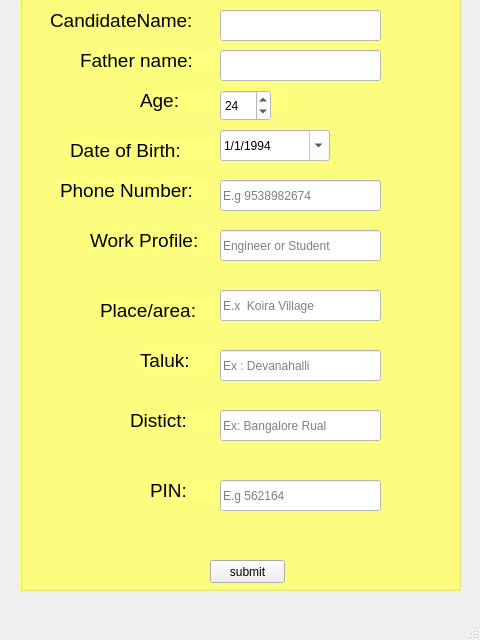
<?xml version="1.0" encoding="UTF-8"?>
<ui version="4.0">
 <class>MainWindow</class>
 <widget class="QMainWindow" name="MainWindow">
  <property name="geometry">
   <rect>
    <x>0</x>
    <y>0</y>
    <width>480</width>
    <height>640</height>
   </rect>
  </property>
  <property name="windowTitle">
   <string>MainWindow</string>
  </property>
  <widget class="QWidget" name="centralwidget">
   <widget class="QPushButton" name="submit">
    <property name="geometry">
     <rect>
      <x>210</x>
      <y>560</y>
      <width>75</width>
      <height>23</height>
     </rect>
    </property>
    <property name="text">
     <string>submit</string>
    </property>
   </widget>
   <widget class="QLabel" name="label_1">
    <property name="geometry">
     <rect>
      <x>50</x>
      <y>10</y>
      <width>151</width>
      <height>21</height>
     </rect>
    </property>
    <property name="font">
     <font>
      <pointsize>14</pointsize>
     </font>
    </property>
    <property name="text">
     <string>CandidateName:</string>
    </property>
   </widget>
   <widget class="QGroupBox" name="groupBox">
    <property name="geometry">
     <rect>
      <x>20</x>
      <y>-20</y>
      <width>441</width>
      <height>611</height>
     </rect>
    </property>
    <property name="styleSheet">
     <string notr="true">background-color: rgb(255, 255, 127);</string>
    </property>
    <property name="title">
     <string>GroupBox</string>
    </property>
    <widget class="QLineEdit" name="name1">
     <property name="geometry">
      <rect>
       <x>200</x>
       <y>30</y>
       <width>161</width>
       <height>31</height>
      </rect>
     </property>
     <property name="styleSheet">
      <string notr="true">background-color: rgb(255, 255, 255);</string>
     </property>
     <property name="placeholderText">
      <string/>
     </property>
    </widget>
    <widget class="QLabel" name="label_2">
     <property name="geometry">
      <rect>
       <x>60</x>
       <y>70</y>
       <width>151</width>
       <height>21</height>
      </rect>
     </property>
     <property name="font">
      <font>
       <pointsize>14</pointsize>
      </font>
     </property>
     <property name="text">
      <string>Father name:</string>
     </property>
    </widget>
    <widget class="QLabel" name="label_3">
     <property name="geometry">
      <rect>
       <x>120</x>
       <y>110</y>
       <width>151</width>
       <height>21</height>
      </rect>
     </property>
     <property name="font">
      <font>
       <pointsize>14</pointsize>
      </font>
     </property>
     <property name="text">
      <string>Age:</string>
     </property>
    </widget>
    <widget class="QLabel" name="label_4">
     <property name="geometry">
      <rect>
       <x>50</x>
       <y>160</y>
       <width>151</width>
       <height>21</height>
      </rect>
     </property>
     <property name="font">
      <font>
       <pointsize>14</pointsize>
      </font>
     </property>
     <property name="text">
      <string>Date of Birth:</string>
     </property>
    </widget>
    <widget class="QLabel" name="label_5">
     <property name="geometry">
      <rect>
       <x>80</x>
       <y>320</y>
       <width>151</width>
       <height>21</height>
      </rect>
     </property>
     <property name="font">
      <font>
       <pointsize>14</pointsize>
      </font>
     </property>
     <property name="text">
      <string>Place/area:</string>
     </property>
    </widget>
    <widget class="QLabel" name="label_6">
     <property name="geometry">
      <rect>
       <x>40</x>
       <y>200</y>
       <width>151</width>
       <height>21</height>
      </rect>
     </property>
     <property name="font">
      <font>
       <pointsize>14</pointsize>
      </font>
     </property>
     <property name="text">
      <string>Phone Number:</string>
     </property>
    </widget>
    <widget class="QLineEdit" name="fname">
     <property name="geometry">
      <rect>
       <x>200</x>
       <y>70</y>
       <width>161</width>
       <height>31</height>
      </rect>
     </property>
     <property name="styleSheet">
      <string notr="true">background-color: rgb(255, 255, 255);</string>
     </property>
     <property name="placeholderText">
      <string/>
     </property>
    </widget>
    <widget class="QLineEdit" name="phno">
     <property name="geometry">
      <rect>
       <x>200</x>
       <y>200</y>
       <width>161</width>
       <height>31</height>
      </rect>
     </property>
     <property name="styleSheet">
      <string notr="true">
background-color: rgb(255, 255, 255);</string>
     </property>
     <property name="maxLength">
      <number>999999999</number>
     </property>
     <property name="placeholderText">
      <string>E.g 9538982674</string>
     </property>
    </widget>
    <widget class="QDateEdit" name="dob">
     <property name="geometry">
      <rect>
       <x>200</x>
       <y>150</y>
       <width>110</width>
       <height>31</height>
      </rect>
     </property>
     <property name="styleSheet">
      <string notr="true">background-color: rgb(255, 255, 255);</string>
     </property>
     <property name="maximumDate">
      <date>
       <year>2000</year>
       <month>12</month>
       <day>31</day>
      </date>
     </property>
     <property name="minimumDate">
      <date>
       <year>1994</year>
       <month>1</month>
       <day>1</day>
      </date>
     </property>
     <property name="displayFormat">
      <string>d/M/yyyy</string>
     </property>
     <property name="calendarPopup">
      <bool>true</bool>
     </property>
     <property name="date">
      <date>
       <year>1994</year>
       <month>1</month>
       <day>1</day>
      </date>
     </property>
    </widget>
    <widget class="QSpinBox" name="age">
     <property name="geometry">
      <rect>
       <x>200</x>
       <y>110</y>
       <width>51</width>
       <height>31</height>
      </rect>
     </property>
     <property name="styleSheet">
      <string notr="true">background-color: rgb(255, 255, 255);</string>
     </property>
     <property name="minimum">
      <number>10</number>
     </property>
     <property name="maximum">
      <number>63</number>
     </property>
     <property name="singleStep">
      <number>1</number>
     </property>
     <property name="value">
      <number>24</number>
     </property>
    </widget>
    <widget class="QLineEdit" name="place">
     <property name="geometry">
      <rect>
       <x>200</x>
       <y>310</y>
       <width>161</width>
       <height>31</height>
      </rect>
     </property>
     <property name="styleSheet">
      <string notr="true">background-color: rgb(255, 255, 255);</string>
     </property>
     <property name="placeholderText">
      <string>E.x  Koira Village</string>
     </property>
    </widget>
    <widget class="QLabel" name="label_7">
     <property name="geometry">
      <rect>
       <x>120</x>
       <y>370</y>
       <width>151</width>
       <height>21</height>
      </rect>
     </property>
     <property name="font">
      <font>
       <pointsize>14</pointsize>
      </font>
     </property>
     <property name="text">
      <string>Taluk:</string>
     </property>
    </widget>
    <widget class="QLineEdit" name="Taluk">
     <property name="geometry">
      <rect>
       <x>200</x>
       <y>370</y>
       <width>161</width>
       <height>31</height>
      </rect>
     </property>
     <property name="styleSheet">
      <string notr="true">background-color: rgb(255, 255, 255);</string>
     </property>
     <property name="placeholderText">
      <string>Ex : Devanahalli</string>
     </property>
    </widget>
    <widget class="QLineEdit" name="distict">
     <property name="geometry">
      <rect>
       <x>200</x>
       <y>430</y>
       <width>161</width>
       <height>31</height>
      </rect>
     </property>
     <property name="styleSheet">
      <string notr="true">background-color: rgb(255, 255, 255);</string>
     </property>
     <property name="placeholderText">
      <string>Ex: Bangalore Rual</string>
     </property>
    </widget>
    <widget class="QLabel" name="label_8">
     <property name="geometry">
      <rect>
       <x>110</x>
       <y>430</y>
       <width>151</width>
       <height>21</height>
      </rect>
     </property>
     <property name="font">
      <font>
       <pointsize>14</pointsize>
      </font>
     </property>
     <property name="text">
      <string>Distict:</string>
     </property>
    </widget>
    <widget class="QLabel" name="label_9">
     <property name="geometry">
      <rect>
       <x>130</x>
       <y>500</y>
       <width>151</width>
       <height>21</height>
      </rect>
     </property>
     <property name="font">
      <font>
       <pointsize>14</pointsize>
      </font>
     </property>
     <property name="text">
      <string>PIN:</string>
     </property>
    </widget>
    <widget class="QLineEdit" name="pin">
     <property name="geometry">
      <rect>
       <x>200</x>
       <y>500</y>
       <width>161</width>
       <height>31</height>
      </rect>
     </property>
     <property name="styleSheet">
      <string notr="true">background-color: rgb(255, 255, 255);</string>
     </property>
     <property name="placeholderText">
      <string>E.g 562164</string>
     </property>
    </widget>
    <widget class="QLineEdit" name="fname_2">
     <property name="geometry">
      <rect>
       <x>200</x>
       <y>250</y>
       <width>161</width>
       <height>31</height>
      </rect>
     </property>
     <property name="styleSheet">
      <string notr="true">background-color: rgb(255, 255, 255);</string>
     </property>
     <property name="placeholderText">
      <string>Engineer or Student </string>
     </property>
    </widget>
    <widget class="QLabel" name="label_10">
     <property name="geometry">
      <rect>
       <x>70</x>
       <y>250</y>
       <width>151</width>
       <height>21</height>
      </rect>
     </property>
     <property name="font">
      <font>
       <pointsize>14</pointsize>
      </font>
     </property>
     <property name="text">
      <string>Work Profile:</string>
     </property>
    </widget>
    <zorder>label_8</zorder>
    <zorder>name1</zorder>
    <zorder>label_2</zorder>
    <zorder>label_3</zorder>
    <zorder>label_4</zorder>
    <zorder>label_5</zorder>
    <zorder>label_6</zorder>
    <zorder>fname</zorder>
    <zorder>phno</zorder>
    <zorder>dob</zorder>
    <zorder>age</zorder>
    <zorder>place</zorder>
    <zorder>label_7</zorder>
    <zorder>Taluk</zorder>
    <zorder>distict</zorder>
    <zorder>label_9</zorder>
    <zorder>pin</zorder>
    <zorder>label_10</zorder>
    <zorder>fname_2</zorder>
   </widget>
   <zorder>groupBox</zorder>
   <zorder>submit</zorder>
   <zorder>label_1</zorder>
  </widget>
  <widget class="QMenuBar" name="menubar">
   <property name="geometry">
    <rect>
     <x>0</x>
     <y>0</y>
     <width>480</width>
     <height>21</height>
    </rect>
   </property>
  </widget>
  <widget class="QStatusBar" name="statusbar"/>
 </widget>
 <resources/>
 <connections/>
</ui>
